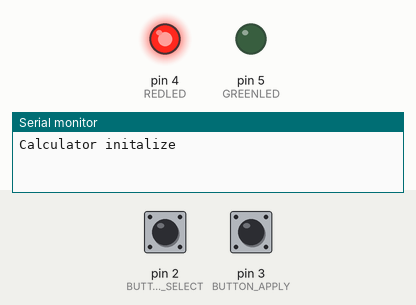
Simulated run of this sketch. Board: Arduino Uno, built with avr-gcc and run on an emulated ATmega328P. Parts: output pins drawn as LEDs (lit = HIGH), the last lines printed to the serial monitor. Inputs (shaded band) come from the test bench; at power-on: pin 2 (BUTTON_SELECT) HIGH, pin 3 (BUTTON_APPLY) HIGH. Pins used as bus, display or sensor lines are not drawn.

Above: at 1.2 s.
1.3 s: pin 2 (BUTTON_SELECT) pulled LOW for 0.15 s
At 2.2 s:
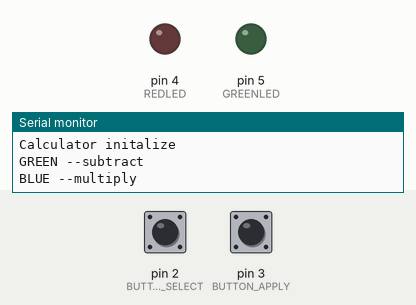
2.9 s: pin 3 (BUTTON_APPLY) pulled LOW for 0.15 s
At 3.9 s:
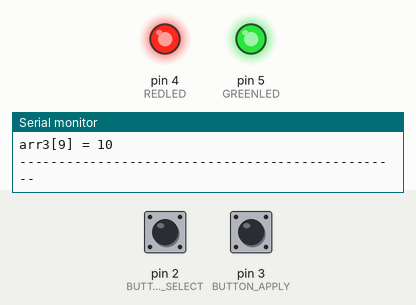
4.5 s: pin 2 (BUTTON_SELECT) pulled LOW for 1 s
At 5.8 s:
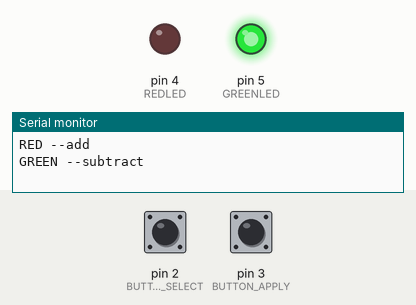
7.0 s: pin 2 (BUTTON_SELECT) pulled LOW for 3.2 s
At 10.6 s:
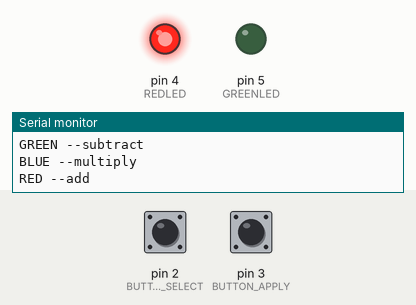
11.7 s: pin 3 (BUTTON_APPLY) pulled LOW for 1 s
At 13.0 s:
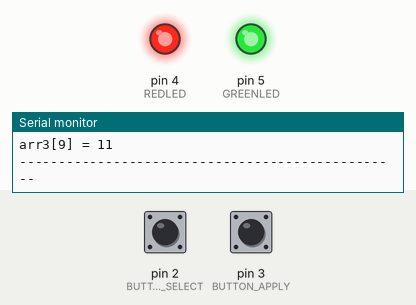
Timing chart, 0 to 14.7 s (numbered marks = the images above; inputs shaded):
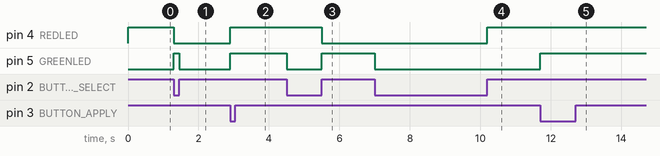

Measured:
- after the input at 1.3 s, pin 4 (REDLED): HIGH → LOW at once; pin 5 (GREENLED): LOW → HIGH at once, → LOW 0.15 s later
- after the input at 2.9 s, pin 4 (REDLED), pin 5 (GREENLED): LOW → HIGH at once
- after the input at 4.5 s, pin 4 (REDLED): HIGH → LOW after 1.0 s; pin 5 (GREENLED): HIGH → LOW at once, → HIGH 1.0 s later
- after the input at 7.0 s, pin 4 (REDLED): LOW → HIGH after 3.2 s; pin 5 (GREENLED): HIGH → LOW at once
- after the input at 11.7 s, pin 5 (GREENLED): LOW → HIGH at once

The sketch:

week2_Lab2_q3.ino
```cpp
#define REDLED 4 //R set to pin on mask
#define GREENLED 5 //G set to pin on mask
#define BLUELED 0 //B set to null pin as no blue led

#define BUTTON_SELECT 2
#define BUTTON_APPLY 3

//Part 1, three arrays with two elements
int arr1[10] = { 1, 2, 3, 4, 5,  6,  7,  8,  9, 10 };
int arr2[10] = {10, 9, 8, 7, 6,  5,  4,  3,  2,  1 };
int arr3[10]; // Will store results here

// Operation mode, 1 = Add, 2 = subtract, 3 = multiply
volatile int gOpMode = 1;

volatile unsigned long gLastInterruptTimeSelect = 0;
volatile unsigned long gLastInterruptTimeApply = 0;

//flag for debug
volatile bool gOpFinished = false;

void selectISR() {
  unsigned long currentTime = millis();
  if (currentTime - gLastInterruptTimeSelect > 100) {
    gOpMode++;
    //if too far than rotate back on the op mode (1 2 3 1 etc)
    if (gOpMode > 3){
      gOpMode = 1;
    }
  }
  //update select interrupt time
  gLastInterruptTimeSelect = currentTime;
}

void applyISR() {
  unsigned long currentTime = millis();
  //debounce delay
  if (currentTime - gLastInterruptTimeApply > 100){

    //computer arr3
    switch (gOpMode){
      case 1:  // Addition
        arr3[0] = arr1[0] + arr2[0];
        break;
      case 2:  // Subtraction
        arr3[0] = arr1[0] - arr2[0];
        break;
      case 3:  // Multiplication
        arr3[0] = arr1[0] * arr2[0];
        break;
    }

    //turn off led
    digitalWrite(REDLED, LOW);
    digitalWrite(GREENLED, LOW);
    digitalWrite(BLUELED, LOW);

    //compute remaining arr
    for (int i = 1; i < 10; i++) {
      switch (gOpMode) {
        case 1: arr3[i] = arr1[i] + arr2[i]; break;
        case 2: arr3[i] = arr1[i] - arr2[i]; break;
        case 3: arr3[i] = arr1[i] * arr2[i]; break;
      }
    }

    //turn on all led
    digitalWrite(REDLED, HIGH);
    digitalWrite(GREENLED, HIGH);
    digitalWrite(BLUELED, HIGH);

    //flag for debug
    gOpFinished = true;
  }

  gLastInterruptTimeApply = currentTime;
}

void setup() {
  Serial.begin(9600);
  Serial.println(F("Calculator initalize"));

  //Set pinmode led
  pinMode(REDLED, OUTPUT);
  pinMode(GREENLED, OUTPUT);
  pinMode(BLUELED, OUTPUT);

  //Start with red lit
  digitalWrite(REDLED, HIGH);
  digitalWrite(GREENLED, LOW);
  digitalWrite(BLUELED, LOW);

  //buttonPINMODE
  pinMode(BUTTON_SELECT, INPUT_PULLUP);
  pinMode(BUTTON_APPLY, INPUT_PULLUP);

  //button ISR
  attachInterrupt(digitalPinToInterrupt(BUTTON_SELECT), selectISR, CHANGE);
  attachInterrupt(digitalPinToInterrupt(BUTTON_APPLY), applyISR, CHANGE);
}

void loop() {
  //only handle ISR
  //when selectbutton pressed, change op mode
  //    1 => addition, turn on RED, off others
  //    2 => subtraction, turn on GREEN, off others
  //    3 => multiplication, turn on BLUE, off others

  static int lastOperationMode = 1; //only changes in loop when there is a change in select
  if (gOpMode != lastOperationMode) {
    //initalize led's off
    digitalWrite(REDLED, LOW);
    digitalWrite(GREENLED, LOW);
    digitalWrite(BLUELED, LOW);

    //can use an if else or a switch case like in java
    //switch to proper led per case and also output to terminal (as not blue led)
    switch (gOpMode) {
      case 1: //add
        digitalWrite(REDLED, HIGH);
        Serial.println(F("RED --add"));
        break;
      case 2: //subtract
        digitalWrite(GREENLED, HIGH);
        Serial.println(F("GREEN --subtract"));
        break;
      case 3: //mult
        digitalWrite(BLUELED, HIGH);
        Serial.println(F("BLUE --multiply"));
    }

    lastOperationMode = gOpMode;
  }

  //output to serial for debug
  if (gOpFinished) {
    gOpFinished = false;  // Clear the flag so we print only once

    Serial.println(F("Operation done. Results in arr3:"));
    for (int i = 0; i < 10; i++) {
      Serial.print(F("arr3["));
      Serial.print(i);
      Serial.print(F("] = "));
      Serial.println(arr3[i]);
    }
    Serial.println(F("-------------------------------------------------"));
  }
}
```
